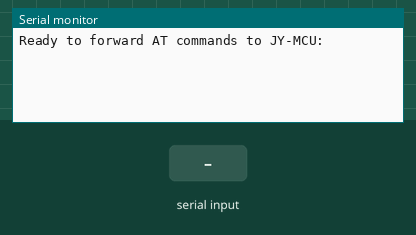
The sketch below on a simulated Arduino Leonardo, built with avr-gcc and run on an emulated ATmega32U4. Shown: the last lines printed to the serial monitor. The test bench sets the inputs (shaded band).

Above: at 1.2 s.
1.3 s: "1" received over the second serial link
At 2.3 s:
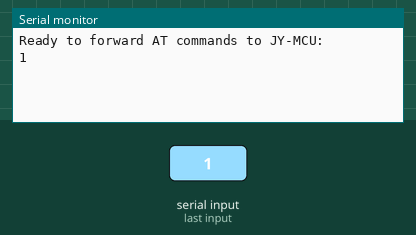
2.8 s: "0" received over the second serial link
At 3.4 s:
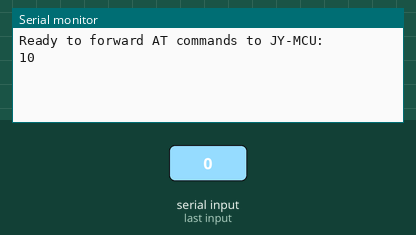

Measured:
- after the input at 1.3 s, the serial monitor: prints a new line at once (image 1)
- after the input at 2.8 s, the serial monitor: prints a new line at once (image 2)

The sketch:

BT_softwareSerial.ino
```cpp
#include <SoftwareSerial.h>

SoftwareSerial mySerial(10, 11); // RX, TX

void setup()
{
  // Open serial communications and wait for port to open:
  Serial.begin(57600);
  while (!Serial) {
    ; // wait for serial port to connect. Needed for Leonardo only
  }

  Serial.println("Ready to forward AT commands to JY-MCU: ");

  // set the data rate for the SoftwareSerial port
  mySerial.begin(38400); // Or 9600, depending on your firmware version
}

void loop() // run over and over
{
  if (mySerial.available())
    Serial.write(mySerial.read());
  if (Serial.available())
    mySerial.write(Serial.read());
}
```
